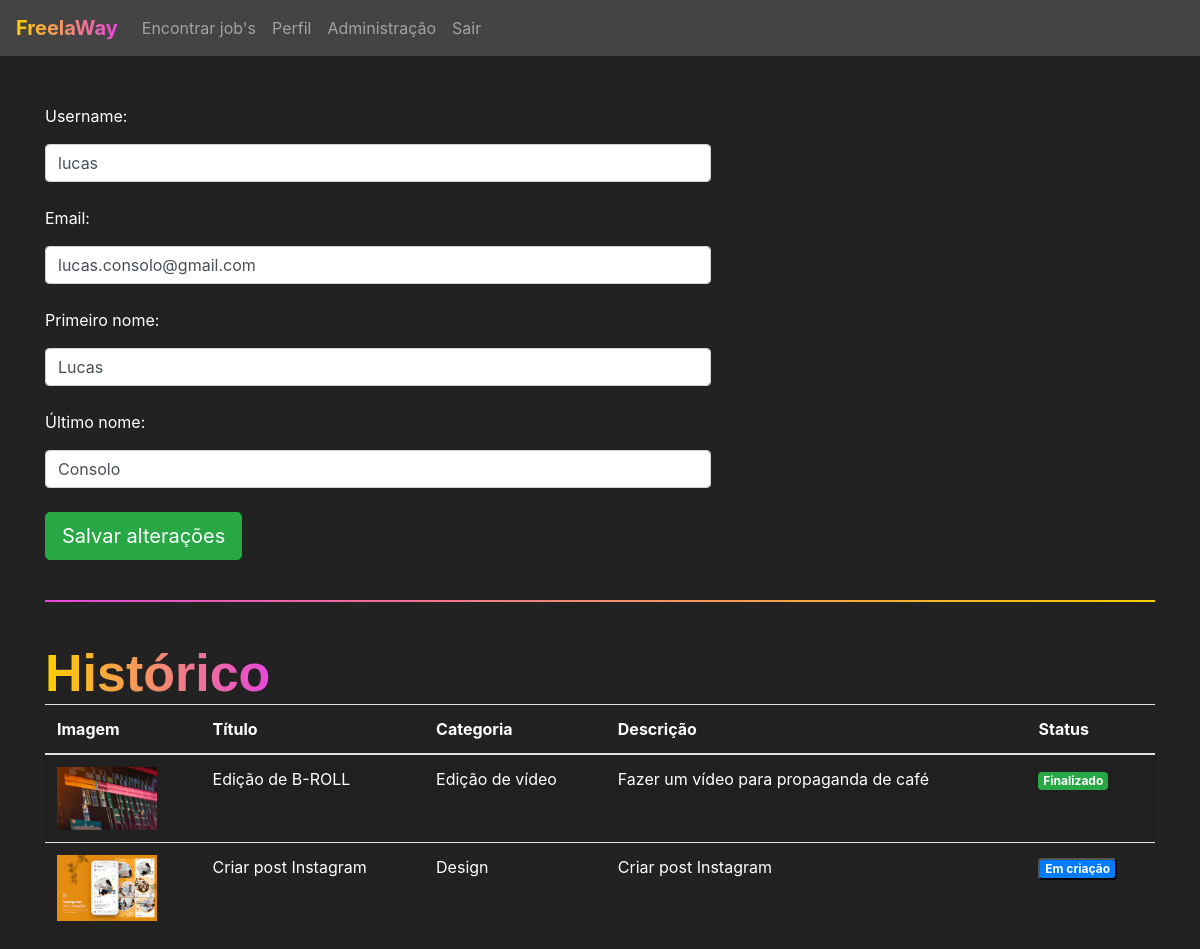
/jobs/perfil/ (signed in), run on the app's committed database.
### jobs/models.py (models this page shows, shortened)
class Jobs(models.Model):
    categoria_choices = (('D', 'Design'),
                         ('EV', 'Edição de Vídeo'))
    status_choices = (('C', 'Em criação'),
                      ('AA', 'Aguardando aprovação'),
                      ('F', 'Finalizado'))
    titulo = models.CharField(max_length=200)
    descricao = models.TextField()
    categoria = models.CharField(max_length=2, choices=categoria_choices, default="D")
    prazo_entrega = models.DateTimeField()
    preco = models.FloatField()
    referencias = models.ManyToManyField(Referencias)
    profissional = models.ForeignKey(User, on_delete=models.DO_NOTHING, null=True, blank=True)
    reservado = models.BooleanField(default=False)
    status = models.CharField(max_length=2,choices=status_choices, default='C')
    arquivo_final = models.FileField(null=True)

class Referencias(models.Model):
    arquivo = models.FileField(upload_to='referencias')
    def __str__(self) -> str:
        return self.arquivo.url

### jobs/views.py (the view, shortened to what this page needs)
# urls.py: path('perfil/', views.perfil, name="perfil"),
@login_required(login_url='/auth/logar')
def perfil(request):
    if request.method == "GET":
        jobs = Jobs.objects.filter(profissional=request.user)
        return render(request, 'perfil.html', {'jobs': jobs})

### jobs/templates/perfil.html (shortened to what this page needs)
{% extends 'base.html' %}
{% load static %}
{% block 'head' %}
		<link rel="stylesheet" href="{% static 'jobs/css/encontrar_jobs.css' %}">
        <link rel="stylesheet" href="{% static 'jobs/css/perfil.css' %}">
{% endblock %}
{% block 'body' %}
    <br>
    <br>
    <div class="container">
        <div style="width: 60%">
            <form action="{% url 'perfil' %}" method="POST">{% csrf_token %}
                <p>Username:</p>
                <input type="text" class="form-control" value="{{user.username}}" name="username">
                <br>
                <p>Email:</p>
                <input type="email" class="form-control" value="{{user.email}}" name="email">
                <br>
                <p>Primeiro nome:</p>
                <input type="text" class="form-control" value="{{user.first_name}}" name="primeiro_nome">
                <br>
                <p>Último nome:</p>
                <input type="text" class="form-control" value="{{user.last_name}}" name="ultimo_nome">
                <br>
                <input type="submit" class="btn btn-success btn-lg" value="Salvar alterações">
            </form>
        </div>
        <br>
        <hr class="borda-degrade">
        <br>
        <h4 class="titulo">Histórico</h4>
        <table style="background-color: #222; color: white;" class="table table-striped">
            <thead>
                <tr>
                <th scope="col">Imagem</th>
                <th scope="col">Título</th>
                <th scope="col">Categoria</th>
                <th scope="col">Descrição</th>
                <th scope="col">Status</th>
                </tr>
            </thead>
            <tbody>
                {% for job in jobs %}
                    <tr>
                        <th scope="row"><img width="100px" src="{{job.referencias.all.0}}"></th>
                        <td>{{job.titulo}}</td>
                        <td>{% if job.categoria == 'D'%}
                                Design
                                {% else %}
                                    Edição de vídeo
                            {% endif%}
                        </td>
                        <td>{{job.descricao}}</td>
                        <td>
                            {% if job.status == 'AA'%}
                            <span class="badge badge-info">Aguardando aprovação</span>
                            {% elif job.status == 'C' %}
                            <button class="badge badge-primary" data-toggle="modal" data-target="#modal-job-{{job.id}}">Em criação</button>
                            {% else %}
                                <span class="badge badge-success">Finalizado</span>
                            {% endif %}
                        </td>
                    </tr>
                {% endfor %}
            </tbody>
        </table>
    </div>
{% endblock %}

### templates/static/jobs/css/encontrar_jobs.css (style rules this page uses)
.fundo { background-color: #222; color: white; }
.titulo { font-family: Arial, Helvetica, sans-serif; font-weight: bold; font-size: 52px; display: inline; background-image: linear-gradient(90deg, rgba(255,207,0,1) 0%, rgba(231,71,220,1) 100%); background-clip: text; -webkit-background-clip: text; color: transparent; padding-bottom: 10px; }

### templates/static/jobs/css/perfil.css (style rules this page uses)
.fundo { background-color: #222; color: white; }
.borda-degrade { border: 1px solid transparent; border-image: linear-gradient(90deg,rgba(231,71,220,1) 0%,rgba(255,207,0,1) 100%); border-image-slice: 1; }
.titulo { font-family: Arial, Helvetica, sans-serif; font-weight: bold; font-size: 52px; display: inline; background-image: linear-gradient(90deg, rgba(255,207,0,1) 0%, rgba(231,71,220,1) 100%); background-clip: text; -webkit-background-clip: text; color: transparent; padding-bottom: 10px; }

### data on the page
Jobs: referencias.all.0 (picture), titulo "Edição de B-ROLL", categoria "Edição de vídeo", descricao "Fazer um vídeo para propaganda de café", status "Finalizado"
Jobs: referencias.all.0 (picture), titulo "Criar post Instagram", categoria "Design", descricao "Criar post Instagram"
